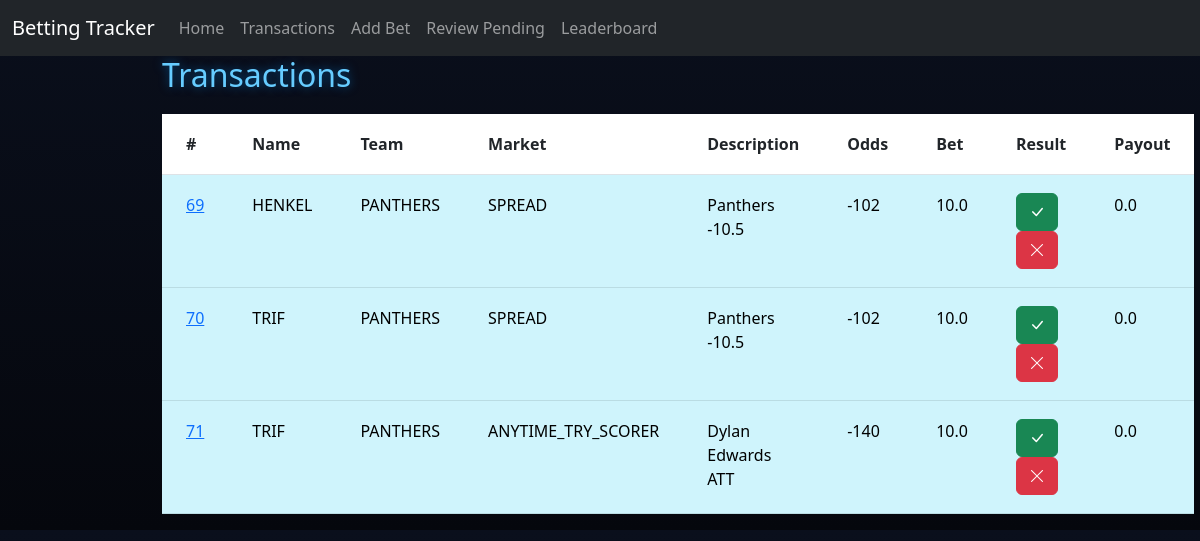
The page /review on the database as committed earlier.
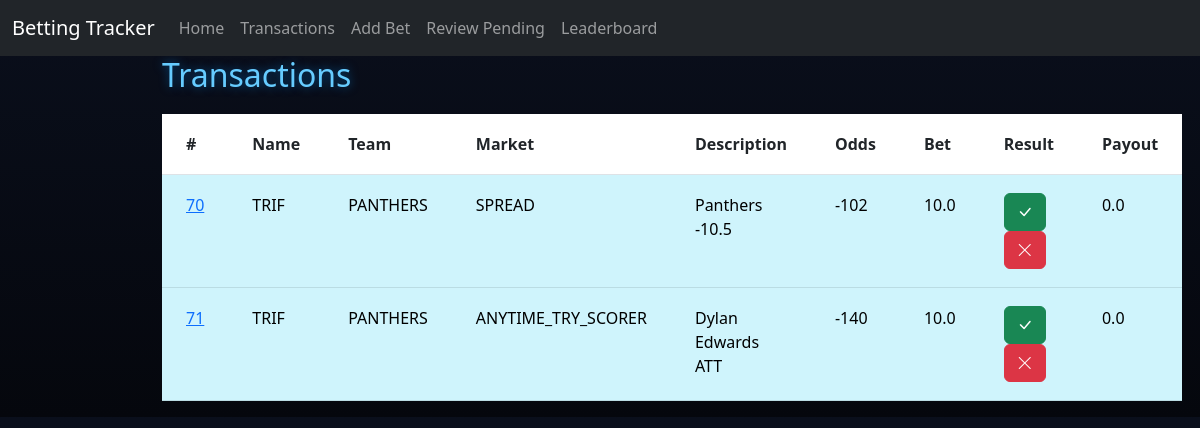
The same page on the database as committed later.
### tables this page shows
CREATE TABLE Transactions (
                            ID INTEGER PRIMARY KEY AUTOINCREMENT,
                            PlayerID INTEGER,
                            Team TEXT,
                            BetType TEXT,
                            Description TEXT,
                            Odds INTEGER,
                            AmountBet REAL,
                            Status TEXT,
                            AmountWon REAL,
                            FOREIGN KEY(PlayerID) REFERENCES Players(ID)
                        );

CREATE TABLE Players (
                        ID INTEGER PRIMARY KEY AUTOINCREMENT,
                        Name TEXT,
                        BetsPlaced INTEGER,
                        SuccessRate REAL,
                        Bank REAL
                    );

### app.py (the view, shortened to what this page needs)
@app.route("/review", methods=["GET", "POST"])
def review():
    db = get_db(DB)
    pending = db.execute("""
        SELECT Transactions.*, Players.Name
        FROM Transactions
        JOIN Players ON Players.ID = Transactions.PlayerID
        WHERE Status = 'Pending'
    """).fetchall()
    return render_template("review.html", transactions=pending)

### app.py (called while the page is built)
def get_db(DB):
    try:
        db = sqlite3.connect(DB)
        return db
    except sqlite3.Error as e:
        print(f"Error opening database: {e}")
        return None

### templates/review.html (shortened to what this page needs)
{% extends "base.html" %}
{% block content %}
<h2>Transactions</h2>
<table class="table transaction-table">
    <tr>
        <th>#</th>
        <th>Name</th>
        <th>Team</th>
        <th>Market</th>
        <th>Description</th>
        <th>Odds</th>
        <th>Bet</th>
        <th>Result</th>
        <th>Payout</th>
    </tr>
    {% for p in transactions %}
    <tr class="table-info">
        <td>
            <a href="{{ url_for('deleted', id=p[0]) }}">
                {{ p[0] }}
            </a>
        </td>
        <td>{{ p[9] }}</td>
        <td>{{ p[2] }}</td>
        <td>{{ p[3] }}</td>
        <td>{{ p[4] }}</td>
        <td>{{ p[5] }}</td>
        <td>{{ p[6] }}</td>
        <td>
            <form method="POST" action="{{ url_for('review') }}" style="display:inline;">
                <button class="btn btn-success">
                    <i class="bi bi-check-lg"></i>
                </button>
            </form>
            <form method="POST" action="{{ url_for('review') }}" style="display:inline;">
                <button class="btn btn-danger">
                    <i class="bi bi-x-lg"></i>
                </button>
            </form>
        </td>
        <td>{{ p[8] }}</td>
    </tr>
    {% endfor %}
</table>
{% endblock %}

### templates/base.html (shortened to what this page needs)
<!DOCTYPE html>
<html lang="en">
<head>
<link href="https://cdn.jsdelivr.net/npm/bootstrap@5.3.0/dist/css/bootstrap.min.css" rel="stylesheet">
<link rel="stylesheet" href="https://cdn.jsdelivr.net/npm/bootstrap-icons@1.11.1/font/bootstrap-icons.css">
</head>
<body>
<nav class="navbar navbar-expand-lg navbar-dark bg-dark">
    <div class="container-fluid">
        <a class="navbar-brand" href="/">Betting Tracker</a>
    <div class="collapse navbar-collapse">
        <ul class="navbar-nav me-auto mb-2 mb-lg-0">
            <li class="nav-item">
                <a class="nav-link" href="/">Home</a>
            </li>
            <li class="nav-item">
                <a class="nav-link" href="/transactions">Transactions</a>
            </li>
            <li class="nav-item">
                <a class="nav-link" href="/add">Add Bet</a>
            </li>
            <li class="nav-item">
                <a class="nav-link" href="/review">Review Pending</a>
            </li>
            <li class="nav-item">
                <a class="nav-link" href="/leaderboard">Leaderboard</a>
            </li>
        </ul>
    </div>
</div>
</nav>
<div class="container">
    {% block content %}
    {% endblock %}
</div>
</body>
</html>

### templates/base.html (style rules this page uses)
body { background: linear-gradient(to bottom, #0a0f1c, #05070d); color: white; font-family: 'Segoe UI', Tahoma, Geneva, Verdana, sans-serif; }
.container { max-width: 900px; }
h2 { margin-bottom: 20px; color: #66ccff; text-shadow: 0 0 10px rgba(0, 150, 255, 0.5); }
.transaction-table th, .transaction-table td { padding: 18px 24px; }

Rows that differ between the two databases and show on the page:
removed Transactions: ID "69", Name "HENKEL", Team "PANTHERS", BetType "SPREAD", Description "Panthers -10.5", Odds "-102", AmountBet "10.0", AmountWon "0.0"
